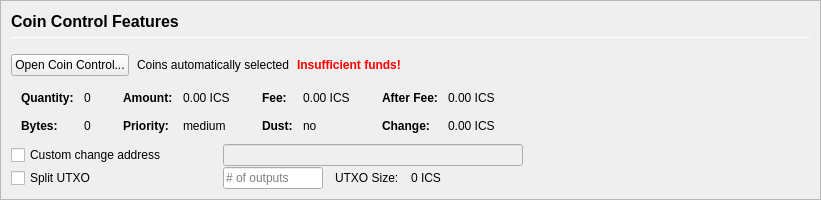
         <widget class="QFrame" name="frameCoinControl">
          <property name="sizePolicy">
           <sizepolicy hsizetype="Expanding" vsizetype="Expanding">
            <horstretch>0</horstretch>
            <verstretch>0</verstretch>
           </sizepolicy>
          </property>
          <property name="maximumSize">
           <size>
            <width>16777215</width>
            <height>16777215</height>
           </size>
          </property>
          <property name="frameShape">
           <enum>QFrame::StyledPanel</enum>
          </property>
          <property name="frameShadow">
           <enum>QFrame::Sunken</enum>
          </property>
          <layout class="QVBoxLayout" name="verticalLayoutCoinControl2">
           <property name="spacing">
            <number>0</number>
           </property>
           <property name="leftMargin">
            <number>0</number>
           </property>
           <property name="topMargin">
            <number>0</number>
           </property>
           <property name="rightMargin">
            <number>0</number>
           </property>
           <property name="bottomMargin">
            <number>0</number>
           </property>
           <item>
            <widget class="QFrame" name="frameCoinControl_BG">
             <layout class="QVBoxLayout" name="verticalLayoutCoinControl" stretch="0,0,0,0,0,0">
              <property name="spacing">
               <number>1</number>
              </property>
              <property name="leftMargin">
               <number>10</number>
              </property>
              <property name="topMargin">
               <number>10</number>
              </property>
              <item>
               <layout class="QHBoxLayout" name="horizontalLayoutCoinControl1">
                <property name="bottomMargin">
                 <number>15</number>
                </property>
                <item>
                 <layout class="QVBoxLayout" name="verticalLayout_3">
                  <property name="spacing">
                   <number>6</number>
                  </property>
                  <item>
                   <widget class="QLabel" name="labelCoinControlFeatures">
                    <property name="sizePolicy">
                     <sizepolicy hsizetype="Preferred" vsizetype="Maximum">
                      <horstretch>0</horstretch>
                      <verstretch>0</verstretch>
                     </sizepolicy>
                    </property>
                    <property name="minimumSize">
                     <size>
                      <width>0</width>
                      <height>20</height>
                     </size>
                    </property>
                    <property name="font">
                     <font>
                      <pointsize>12</pointsize>
                      <weight>75</weight>
                      <bold>true</bold>
                     </font>
                    </property>
                    <property name="styleSheet">
                     <string notr="true">font-weight:bold;</string>
                    </property>
                    <property name="text">
                     <string>Coin Control Features</string>
                    </property>
                   </widget>
                  </item>
                  <item>
                   <widget class="Line" name="line">
                    <property name="minimumSize">
                     <size>
                      <width>0</width>
                      <height>1</height>
                     </size>
                    </property>
                    <property name="maximumSize">
                     <size>
                      <width>16777215</width>
                      <height>1</height>
                     </size>
                    </property>
                    <property name="orientation">
                     <enum>Qt::Horizontal</enum>
                    </property>
                   </widget>
                  </item>
                 </layout>
                </item>
               </layout>
              </item>
              <item>
               <layout class="QHBoxLayout" name="horizontalLayoutCoinControl2" stretch="0,0,0,0">
                <property name="spacing">
                 <number>8</number>
                </property>
                <property name="bottomMargin">
                 <number>10</number>
                </property>
                <item>
                 <widget class="QPushButton" name="pushButtonCoinControl">
                  <property name="styleSheet">
                   <string notr="true"/>
                  </property>
                  <property name="text">
                   <string>Open Coin Control...</string>
                  </property>
                  <property name="autoDefault">
                   <bool>false</bool>
                  </property>
                 </widget>
                </item>
                <item>
                 <widget class="QLabel" name="labelCoinControlAutomaticallySelected">
                  <property name="text">
                   <string>Coins automatically selected</string>
                  </property>
                  <property name="margin">
                   <number>5</number>
                  </property>
                 </widget>
                </item>
                <item>
                 <widget class="QLabel" name="labelCoinControlInsuffFunds">
                  <property name="font">
                   <font>
                    <weight>75</weight>
                    <bold>true</bold>
                   </font>
                  </property>
                  <property name="styleSheet">
                   <string notr="true">color:red;font-weight:bold;</string>
                  </property>
                  <property name="text">
                   <string>Insufficient funds!</string>
                  </property>
                  <property name="margin">
                   <number>5</number>
                  </property>
                 </widget>
                </item>
                <item>
                 <spacer name="horizontalSpacerCoinControl">
                  <property name="orientation">
                   <enum>Qt::Horizontal</enum>
                  </property>
                  <property name="sizeHint" stdset="0">
                   <size>
                    <width>40</width>
                    <height>1</height>
                   </size>
                  </property>
                 </spacer>
                </item>
               </layout>
              </item>
              <item>
               <widget class="QWidget" name="widgetCoinControl" native="true">
                <property name="sizePolicy">
                 <sizepolicy hsizetype="Preferred" vsizetype="Preferred">
                  <horstretch>0</horstretch>
                  <verstretch>0</verstretch>
                 </sizepolicy>
                </property>
                <property name="minimumSize">
                 <size>
                  <width>0</width>
                  <height>0</height>
                 </size>
                </property>
                <property name="styleSheet">
                 <string notr="true"/>
                </property>
                <layout class="QHBoxLayout" name="horizontalLayoutCoinControl5">
                 <property name="leftMargin">
                  <number>0</number>
                 </property>
                 <property name="topMargin">
                  <number>0</number>
                 </property>
                 <property name="rightMargin">
                  <number>0</number>
                 </property>
                 <property name="bottomMargin">
                  <number>0</number>
                 </property>
                 <item>
                  <layout class="QHBoxLayout" name="horizontalLayoutCoinControl3" stretch="0,0,0,1">
                   <property name="spacing">
                    <number>20</number>
                   </property>
                   <property name="topMargin">
                    <number>0</number>
                   </property>
                   <property name="bottomMargin">
                    <number>10</number>
                   </property>
                   <item>
                    <layout class="QFormLayout" name="formLayoutCoinControl1">
                     <property name="horizontalSpacing">
                      <number>10</number>
                     </property>
                     <property name="verticalSpacing">
                      <number>14</number>
                     </property>
                     <property name="leftMargin">
                      <number>10</number>
                     </property>
                     <property name="topMargin">
                      <number>4</number>
                     </property>
                     <property name="rightMargin">
                      <number>6</number>
                     </property>
                     <item row="0" column="0">
                      <widget class="QLabel" name="labelCoinControlQuantityText">
                       <property name="font">
                        <font>
                         <weight>75</weight>
                         <bold>true</bold>
                        </font>
                       </property>
                       <property name="text">
                        <string>Quantity:</string>
                       </property>
                       <property name="margin">
                        <number>0</number>
                       </property>
                      </widget>
                     </item>
                     <item row="0" column="1">
                      <widget class="QLabel" name="labelCoinControlQuantity">
                       <property name="cursor">
                        <cursorShape>IBeamCursor</cursorShape>
                       </property>
                       <property name="contextMenuPolicy">
                        <enum>Qt::ActionsContextMenu</enum>
                       </property>
                       <property name="text">
                        <string notr="true">0</string>
                       </property>
                       <property name="margin">
                        <number>0</number>
                       </property>
                       <property name="textInteractionFlags">
                        <set>Qt::LinksAccessibleByMouse|Qt::TextSelectableByKeyboard|Qt::TextSelectableByMouse</set>
                       </property>
                      </widget>
                     </item>
                     <item row="1" column="0">
                      <widget class="QLabel" name="labelCoinControlBytesText">
                       <property name="font">
                        <font>
                         <weight>75</weight>
                         <bold>true</bold>
                        </font>
                       </property>
                       <property name="text">
                        <string>Bytes:</string>
                       </property>
                      </widget>
                     </item>
                     <item row="1" column="1">
                      <widget class="QLabel" name="labelCoinControlBytes">
                       <property name="cursor">
                        <cursorShape>IBeamCursor</cursorShape>
                       </property>
                       <property name="contextMenuPolicy">
                        <enum>Qt::ActionsContextMenu</enum>
                       </property>
                       <property name="text">
                        <string notr="true">0</string>
                       </property>
                       <property name="textInteractionFlags">
                        <set>Qt::LinksAccessibleByMouse|Qt::TextSelectableByKeyboard|Qt::TextSelectableByMouse</set>
                       </property>
                      </widget>
                     </item>
                    </layout>
                   </item>
                   <item>
                    <layout class="QFormLayout" name="formLayoutCoinControl2">
                     <property name="horizontalSpacing">
                      <number>10</number>
                     </property>
                     <property name="verticalSpacing">
                      <number>14</number>
                     </property>
                     <property name="leftMargin">
                      <number>6</number>
                     </property>
                     <property name="topMargin">
                      <number>4</number>
                     </property>
                     <property name="rightMargin">
                      <number>6</number>
                     </property>
                     <item row="0" column="0">
                      <widget class="QLabel" name="labelCoinControlAmountText">
                       <property name="font">
                        <font>
                         <weight>75</weight>
                         <bold>true</bold>
                        </font>
                       </property>
                       <property name="text">
                        <string>Amount:</string>
                       </property>
                       <property name="margin">
                        <number>0</number>
                       </property>
                      </widget>
                     </item>
                     <item row="0" column="1">
                      <widget class="QLabel" name="labelCoinControlAmount">
                       <property name="cursor">
                        <cursorShape>IBeamCursor</cursorShape>
                       </property>
                       <property name="contextMenuPolicy">
                        <enum>Qt::ActionsContextMenu</enum>
                       </property>
                       <property name="text">
                        <string notr="true">0.00 ICS</string>
                       </property>
                       <property name="textInteractionFlags">
                        <set>Qt::LinksAccessibleByMouse|Qt::TextSelectableByKeyboard|Qt::TextSelectableByMouse</set>
                       </property>
                      </widget>
                     </item>
                     <item row="1" column="0">
                      <widget class="QLabel" name="labelCoinControlPriorityText">
                       <property name="font">
                        <font>
                         <weight>75</weight>
                         <bold>true</bold>
                        </font>
                       </property>
                       <property name="text">
                        <string>Priority:</string>
                       </property>
                      </widget>
                     </item>
                     <item row="1" column="1">
                      <widget class="QLabel" name="labelCoinControlPriority">
                       <property name="cursor">
                        <cursorShape>IBeamCursor</cursorShape>
                       </property>
                       <property name="contextMenuPolicy">
                        <enum>Qt::ActionsContextMenu</enum>
                       </property>
                       <property name="text">
                        <string>medium</string>
                       </property>
                       <property name="textInteractionFlags">
                        <set>Qt::LinksAccessibleByMouse|Qt::TextSelectableByKeyboard|Qt::TextSelectableByMouse</set>
                       </property>
                      </widget>
                     </item>
                    </layout>
                   </item>
                   <item>
                    <layout class="QFormLayout" name="formLayoutCoinControl3">
                     <property name="horizontalSpacing">
                      <number>10</number>
                     </property>
                     <property name="verticalSpacing">
                      <number>14</number>
                     </property>
                     <property name="leftMargin">
                      <number>6</number>
                     </property>
                     <property name="topMargin">
                      <number>4</number>
                     </property>
                     <property name="rightMargin">
                      <number>6</number>
                     </property>
                     <item row="0" column="0">
                      <widget class="QLabel" name="labelCoinControlFeeText">
                       <property name="font">
                        <font>
                         <weight>75</weight>
                         <bold>true</bold>
                        </font>
                       </property>
                       <property name="text">
                        <string>Fee:</string>
                       </property>
                       <property name="margin">
                        <number>0</number>
                       </property>
                      </widget>
                     </item>
                     <item row="0" column="1">
                      <widget class="QLabel" name="labelCoinControlFee">
                       <property name="cursor">
                        <cursorShape>IBeamCursor</cursorShape>
                       </property>
                       <property name="contextMenuPolicy">
                        <enum>Qt::ActionsContextMenu</enum>
                       </property>
                       <property name="text">
                        <string notr="true">0.00 ICS</string>
                       </property>
                       <property name="textInteractionFlags">
                        <set>Qt::LinksAccessibleByMouse|Qt::TextSelectableByKeyboard|Qt::TextSelectableByMouse</set>
                       </property>
                      </widget>
                     </item>
                     <item row="1" column="0">
                      <widget class="QLabel" name="labelCoinControlLowOutputText">
                       <property name="font">
                        <font>
                         <weight>75</weight>
                         <bold>true</bold>
                        </font>
                       </property>
                       <property name="text">
                        <string>Dust:</string>
                       </property>
                      </widget>
                     </item>
                     <item row="1" column="1">
                      <widget class="QLabel" name="labelCoinControlLowOutput">
                       <property name="cursor">
                        <cursorShape>IBeamCursor</cursorShape>
                       </property>
                       <property name="contextMenuPolicy">
                        <enum>Qt::ActionsContextMenu</enum>
                       </property>
                       <property name="text">
                        <string>no</string>
                       </property>
                       <property name="textInteractionFlags">
                        <set>Qt::LinksAccessibleByMouse|Qt::TextSelectableByKeyboard|Qt::TextSelectableByMouse</set>
                       </property>
                      </widget>
                     </item>
                    </layout>
                   </item>
                   <item>
                    <layout class="QFormLayout" name="formLayoutCoinControl4">
                     <property name="horizontalSpacing">
                      <number>10</number>
                     </property>
                     <property name="verticalSpacing">
                      <number>14</number>
                     </property>
                     <property name="leftMargin">
                      <number>6</number>
                     </property>
                     <property name="topMargin">
                      <number>4</number>
                     </property>
                     <property name="rightMargin">
                      <number>6</number>
                     </property>
                     <item row="0" column="0">
                      <widget class="QLabel" name="labelCoinControlAfterFeeText">
                       <property name="font">
                        <font>
                         <weight>75</weight>
                         <bold>true</bold>
                        </font>
                       </property>
                       <property name="text">
                        <string>After Fee:</string>
                       </property>
                       <property name="margin">
                        <number>0</number>
                       </property>
                      </widget>
                     </item>
                     <item row="0" column="1">
                      <widget class="QLabel" name="labelCoinControlAfterFee">
                       <property name="cursor">
                        <cursorShape>IBeamCursor</cursorShape>
                       </property>
                       <property name="contextMenuPolicy">
                        <enum>Qt::ActionsContextMenu</enum>
                       </property>
                       <property name="text">
                        <string notr="true">0.00 ICS</string>
                       </property>
                       <property name="textInteractionFlags">
                        <set>Qt::LinksAccessibleByMouse|Qt::TextSelectableByKeyboard|Qt::TextSelectableByMouse</set>
                       </property>
                      </widget>
                     </item>
                     <item row="1" column="0">
                      <widget class="QLabel" name="labelCoinControlChangeText">
                       <property name="font">
                        <font>
                         <weight>75</weight>
                         <bold>true</bold>
                        </font>
                       </property>
                       <property name="text">
                        <string>Change:</string>
                       </property>
                      </widget>
                     </item>
                     <item row="1" column="1">
                      <widget class="QLabel" name="labelCoinControlChange">
                       <property name="cursor">
                        <cursorShape>IBeamCursor</cursorShape>
                       </property>
                       <property name="contextMenuPolicy">
                        <enum>Qt::ActionsContextMenu</enum>
                       </property>
                       <property name="text">
                        <string notr="true">0.00 ICS</string>
                       </property>
                       <property name="textInteractionFlags">
                        <set>Qt::LinksAccessibleByMouse|Qt::TextSelectableByKeyboard|Qt::TextSelectableByMouse</set>
                       </property>
                      </widget>
                     </item>
                    </layout>
                   </item>
                  </layout>
                 </item>
                </layout>
               </widget>
              </item>
              <item>
               <layout class="QHBoxLayout" name="horizontalLayoutCoinControl4">
                <property name="spacing">
                 <number>12</number>
                </property>
                <property name="sizeConstraint">
                 <enum>QLayout::SetDefaultConstraint</enum>
                </property>
                <property name="topMargin">
                 <number>0</number>
                </property>
                <property name="rightMargin">
                 <number>0</number>
                </property>
                <item>
                 <widget class="QCheckBox" name="checkBoxCoinControlChange">
                  <property name="sizePolicy">
                   <sizepolicy hsizetype="Preferred" vsizetype="Preferred">
                    <horstretch>0</horstretch>
                    <verstretch>0</verstretch>
                   </sizepolicy>
                  </property>
                  <property name="minimumSize">
                   <size>
                    <width>200</width>
                    <height>0</height>
                   </size>
                  </property>
                  <property name="maximumSize">
                   <size>
                    <width>200</width>
                    <height>16777215</height>
                   </size>
                  </property>
                  <property name="toolTip">
                   <string>If this is activated, but the change address is empty or invalid, change will be sent to a newly generated address.</string>
                  </property>
                  <property name="text">
                   <string>Custom change address</string>
                  </property>
                 </widget>
                </item>
                <item>
                 <widget class="QValidatedLineEdit" name="lineEditCoinControlChange">
                  <property name="enabled">
                   <bool>false</bool>
                  </property>
                  <property name="sizePolicy">
                   <sizepolicy hsizetype="Preferred" vsizetype="Preferred">
                    <horstretch>0</horstretch>
                    <verstretch>0</verstretch>
                   </sizepolicy>
                  </property>
                  <property name="minimumSize">
                   <size>
                    <width>300</width>
                    <height>0</height>
                   </size>
                  </property>
                 </widget>
                </item>
                <item>
                 <widget class="QLabel" name="labelCoinControlChangeLabel">
                  <property name="sizePolicy">
                   <sizepolicy hsizetype="Preferred" vsizetype="Preferred">
                    <horstretch>0</horstretch>
                    <verstretch>0</verstretch>
                   </sizepolicy>
                  </property>
                  <property name="minimumSize">
                   <size>
                    <width>100</width>
                    <height>0</height>
                   </size>
                  </property>
                  <property name="text">
                   <string/>
                  </property>
                  <property name="margin">
                   <number>3</number>
                  </property>
                 </widget>
                </item>
               </layout>
              </item>
              <item>
               <layout class="QHBoxLayout" name="horizontalLayoutCoinControl6">
                <property name="spacing">
                 <number>12</number>
                </property>
                <property name="rightMargin">
                 <number>0</number>
                </property>
                <item>
                 <widget class="QCheckBox" name="splitBlockCheckBox">
                  <property name="sizePolicy">
                   <sizepolicy hsizetype="Preferred" vsizetype="Preferred">
                    <horstretch>0</horstretch>
                    <verstretch>0</verstretch>
                   </sizepolicy>
                  </property>
                  <property name="minimumSize">
                   <size>
                    <width>200</width>
                    <height>0</height>
                   </size>
                  </property>
                  <property name="maximumSize">
                   <size>
                    <width>200</width>
                    <height>16777215</height>
                   </size>
                  </property>
                  <property name="text">
                   <string>Split UTXO</string>
                  </property>
                 </widget>
                </item>
                <item>
                 <widget class="QLineEdit" name="splitBlockLineEdit">
                  <property name="sizePolicy">
                   <sizepolicy hsizetype="Preferred" vsizetype="Preferred">
                    <horstretch>50</horstretch>
                    <verstretch>0</verstretch>
                   </sizepolicy>
                  </property>
                  <property name="minimumSize">
                   <size>
                    <width>100</width>
                    <height>0</height>
                   </size>
                  </property>
                  <property name="maximumSize">
                   <size>
                    <width>100</width>
                    <height>16777215</height>
                   </size>
                  </property>
                  <property name="placeholderText">
                   <string># of outputs</string>
                  </property>
                 </widget>
                </item>
                <item>
                 <widget class="QLabel" name="labelBlockSizeText">
                  <property name="text">
                   <string>UTXO Size:</string>
                  </property>
                 </widget>
                </item>
                <item>
                 <widget class="QLabel" name="labelBlockSize">
                  <property name="text">
                   <string>0 ICS</string>
                  </property>
                 </widget>
                </item>
                <item>
                 <spacer name="horizontalSpacer_7">
                  <property name="orientation">
                   <enum>Qt::Horizontal</enum>
                  </property>
                  <property name="sizeHint" stdset="0">
                   <size>
                    <width>40</width>
                    <height>20</height>
                   </size>
                  </property>
                 </spacer>
                </item>
               </layout>
              </item>
              <item>
               <spacer name="verticalSpacerCoinControl">
                <property name="orientation">
                 <enum>Qt::Vertical</enum>
                </property>
                <property name="sizeHint" stdset="0">
                 <size>
                  <width>800</width>
                  <height>1</height>
                 </size>
                </property>
               </spacer>
              </item>
             </layout>
            </widget>
           </item>
          </layout>
         </widget>
